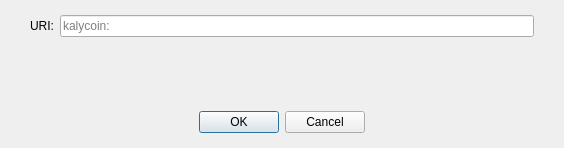
<?xml version="1.0" encoding="UTF-8"?>
<ui version="4.0">
 <class>OpenURIDialog</class>
 <widget class="QDialog" name="OpenURIDialog">
  <property name="geometry">
   <rect>
    <x>0</x>
    <y>0</y>
    <width>564</width>
    <height>148</height>
   </rect>
  </property>
  <property name="windowTitle">
   <string>Open kalycoin URI</string>
  </property>
  <layout class="QVBoxLayout" name="verticalLayout">
   <property name="leftMargin">
    <number>0</number>
   </property>
   <property name="topMargin">
    <number>15</number>
   </property>
   <property name="rightMargin">
    <number>0</number>
   </property>
   <property name="bottomMargin">
    <number>0</number>
   </property>
   <item>
    <layout class="QHBoxLayout" name="horizontalLayout">
     <property name="leftMargin">
      <number>30</number>
     </property>
     <property name="rightMargin">
      <number>30</number>
     </property>
     <item>
      <widget class="QLabel" name="label">
       <property name="text">
        <string>URI:</string>
       </property>
      </widget>
     </item>
     <item>
      <widget class="QValidatedLineEdit" name="uriEdit">
       <property name="placeholderText">
        <string notr="true">kalycoin:</string>
       </property>
      </widget>
     </item>
    </layout>
   </item>
   <item>
    <spacer name="verticalSpacer">
     <property name="orientation">
      <enum>Qt::Vertical</enum>
     </property>
     <property name="sizeHint" stdset="0">
      <size>
       <width>20</width>
       <height>40</height>
      </size>
     </property>
    </spacer>
   </item>
   <item>
    <widget class="QWidget" name="buttonsContainerWhite" native="true">
     <layout class="QHBoxLayout" name="horizontalLayout_2">
      <property name="leftMargin">
       <number>30</number>
      </property>
      <property name="topMargin">
       <number>15</number>
      </property>
      <property name="rightMargin">
       <number>30</number>
      </property>
      <property name="bottomMargin">
       <number>15</number>
      </property>
      <item>
       <widget class="QDialogButtonBox" name="buttonBox">
        <property name="orientation">
         <enum>Qt::Horizontal</enum>
        </property>
        <property name="standardButtons">
         <set>QDialogButtonBox::Cancel|QDialogButtonBox::Ok</set>
        </property>
        <property name="centerButtons">
         <bool>true</bool>
        </property>
       </widget>
      </item>
     </layout>
    </widget>
   </item>
  </layout>
 </widget>
 <customwidgets>
  <customwidget>
   <class>QValidatedLineEdit</class>
   <extends>QLineEdit</extends>
   <header>qt/qvalidatedlineedit.h</header>
  </customwidget>
 </customwidgets>
 <resources/>
 <connections>
  <connection>
   <sender>buttonBox</sender>
   <signal>accepted()</signal>
   <receiver>OpenURIDialog</receiver>
   <slot>accept()</slot>
   <hints>
    <hint type="sourcelabel">
     <x>248</x>
     <y>254</y>
    </hint>
    <hint type="destinationlabel">
     <x>157</x>
     <y>274</y>
    </hint>
   </hints>
  </connection>
  <connection>
   <sender>buttonBox</sender>
   <signal>rejected()</signal>
   <receiver>OpenURIDialog</receiver>
   <slot>reject()</slot>
   <hints>
    <hint type="sourcelabel">
     <x>316</x>
     <y>260</y>
    </hint>
    <hint type="destinationlabel">
     <x>286</x>
     <y>274</y>
    </hint>
   </hints>
  </connection>
 </connections>
</ui>
